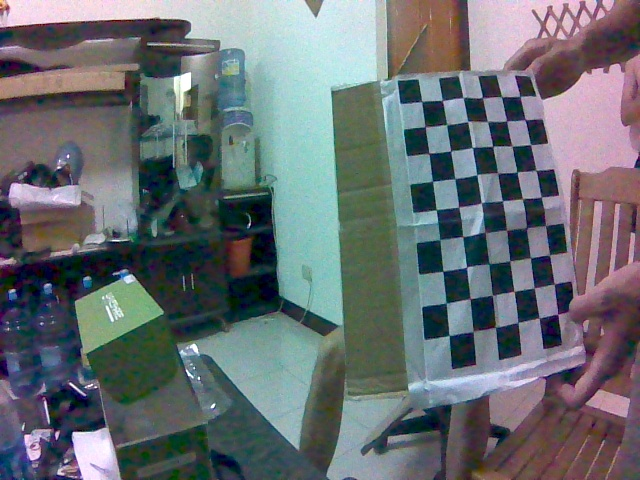
#> input picture project/lane_following/calibration/img3.jpg, 640 x 480 px
$ python pose_estimation.py
#> lines starting #> are read from the running program, lines starting #| are printed output that depends on the picture; long printed decimals are rounded
import cv2 as cv
import numpy as np
import glob

# Load previously saved data
##################################TO DO##################################
with np.load('calibration.npz') as file:
#> (reads project/lane_following/calibration/calibration.npz from the repository)
    mtx, dist, rvecs, tvecs = [ file[i] for i in ('mtx', 'dist', 'rvecs', 'tvecs') ]
##################################TO DO##################################

def draw(img, corners, imgpts):
    corners = corners.astype(int)
    imgpts = imgpts.astype(int)
    corner = tuple(corners[0].ravel())
    img = cv.line(img, corner, tuple(imgpts[0].ravel()), (255,0,0), 5)
    img = cv.line(img, corner, tuple(imgpts[1].ravel()), (0,255,0), 5)
    img = cv.line(img, corner, tuple(imgpts[2].ravel( )), (0,0,255), 5)
    return img

criteria = (cv.TERM_CRITERIA_EPS + cv.TERM_CRITERIA_MAX_ITER, 30, 0.001)

objp = np.zeros((9*6,3), np.float32)
objp[:,:2] = np.mgrid[0:9,0:6].T.reshape(-1,2)
axis = np.float32([[3,0,0], [0,3,0], [0,0,-3]]).reshape(-1,3)

#for image in glob.glob('1108 hw/*.jpg'):
img = cv.imread('img3.jpg') #load your photo
#> img is the input picture: shape (480, 640, 3); mean B, G, R 114.5, 110.4, 104.2
gray = cv.cvtColor(img,cv.COLOR_BGR2GRAY)
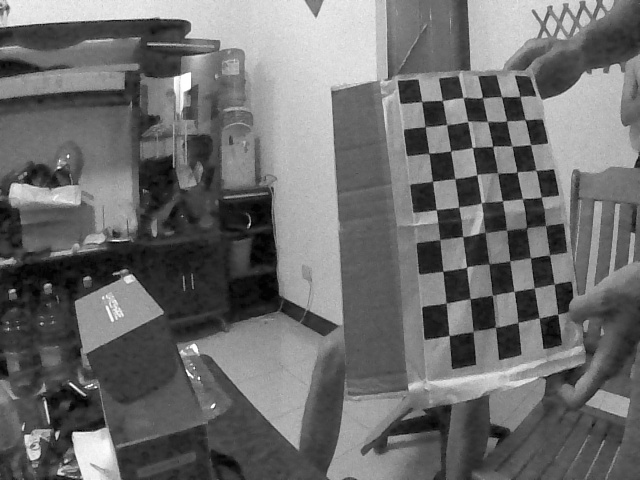
#> gray: shape (480, 640); min 0, max 255, mean 109
ret, corners = cv.findChessboardCorners(gray, (9,6),None)
#> ret = True; corners = 54 rows, first 8: [520, 96.39], [525.1, 119.5], [530.5, 144.5], [535.5, 170.2], [541.4, 196.9], [545.3, 225.7], [549.2, 255.5], [554.5, 284.1]


if ret == True:

    corners2 = cv.cornerSubPix(gray,corners,(11,11),(-1,-1), criteria)
#> corners2 = 54 rows, first 8: [520.1, 96.22], [525.2, 119.8], [530.5, 144.6], [536, 170.4], [541.3, 197.5], [545.5, 225.6], [549.5, 254.7], [554.2, 283.8]

##################################TO DO##################################

#use opencv function slovePnP to get objectpoints, chessboardcorner, camera matrix and distortion coefficient

    ret, rvecs, tvecs = cv.solvePnP(objp, corners2, mtx, dist)
#> rvecs = [1.36, -1.49, -2.03]; tvecs = [3.6, 4.38, 2.9]
    print("rvecs:",rvecs)
#| rvecs: [[ 1.356]
#|  [-1.488]
#|  [-2.034]]
    print("tvecs",tvecs)
#| tvecs [[3.600]
#|  [4.377]
#|  [2.899]]
    # (1) Find the rotation and translation vectors.

#use opencv function projectPoints to get axis, rvecs , tvecs, mtx, dist

    # (2) Project 3D points to image plane
    imgpts,jac = cv.projectPoints(axis, rvecs, tvecs, mtx, dist)
#> imgpts = [[7170919, 10920639], [2535.3, 3439.3], [10900557, 6237963.5]]
    print(imgpts)
#| [[[7.1709190e+06 1.0920639e+07]]
#|  [[2.5352566e+03 3.4392900e+03]]
#|  [[1.0900557e+07 6.2379635e+06]]]

    ##################################TO DO##################################

    img = draw(img,corners2,imgpts)
#> in draw, `corners = corners.astype(int)`: corners = 54 rows, first 8: [520, 96], [525, 119], [530, 144], [536, 170], [541, 197], [545, 225], [549, 254], [554, 283]
#> in draw, `imgpts = imgpts.astype(int)`: imgpts = [[7170919, 10920639], [2535, 3439], [10900557, 6237963]]
#> in draw, `corner = tuple(corners[0].ravel())`: corner = (520, 96)
#> in draw, `img = cv.line(img, corner, tuple(imgpts[2].ravel( )), (0,0,255), 5)`:
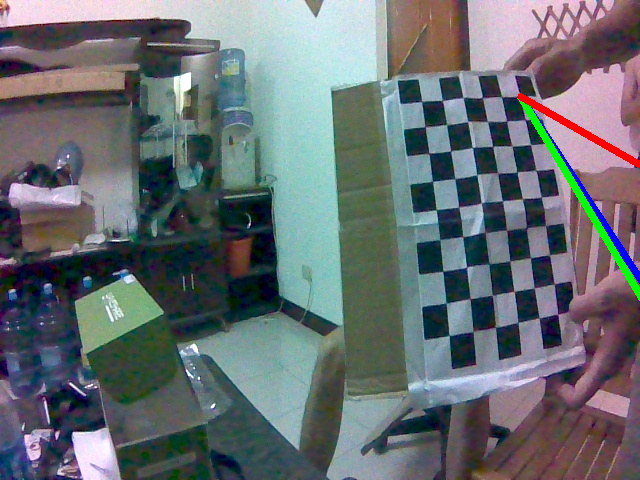
#> img: shape (480, 640, 3); mean B, G, R 113.6, 110.3, 103.2

    height, width = img.shape[:2]
#> height = 480; width = 640
    img = cv.resize(img, (width, height), interpolation = cv.INTER_CUBIC)
    cv.imshow('result',img)

    k = cv.waitKey(0) & 0xFF
#> (key Esc is pressed here)
    if k == ord('s'):
        cv.imwrite('result', img)

    cv.waitKey(0)
    cv.destroyAllWindows()
